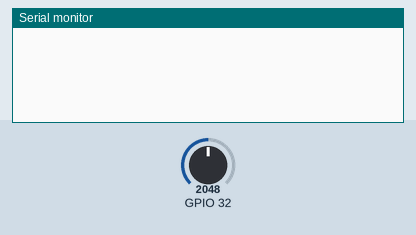
A sketch run on a simulated ESP32. On the bench: the last lines printed to the serial monitor. The test bench sets the inputs (shaded band); at power-on: GPIO 32 = 2048.

Above: at 1.8 s.
1.9 s: GPIO 32 set to 491
At 2.5 s:
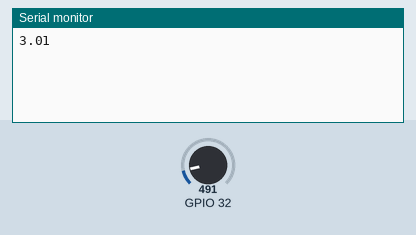
3.5 s: GPIO 32 set to 0
At 5.2 s:
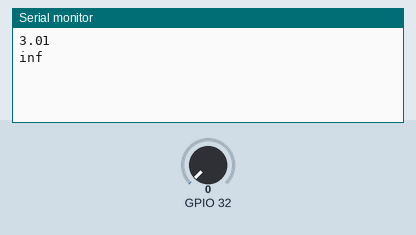

The sketch:

findRoMq.ino
```cpp
float MAX = 0;

void setup() {
  Serial.begin(9600);
  pinMode(32, INPUT);
}

void loop() {
  float analog_value;
  float VRL;
  float RS;
  float RO;

  analog_value = analogRead(32);
  VRL = analog_value * (3.3 / 1023.0);
  RS = ((3.3 / VRL) - 1) * 10;
  RO = RS / 3.6;
  if (RO > MAX) {
    MAX = RO;
    Serial.println(RO);
  }

  delay(1000);
}

// 3v3
```

Measured:
- after the input at 1.9 s, the serial monitor: prints a new line after 0.10 s (image 1)
- after the input at 3.5 s, the serial monitor: prints a new line after 0.50 s (image 2)
